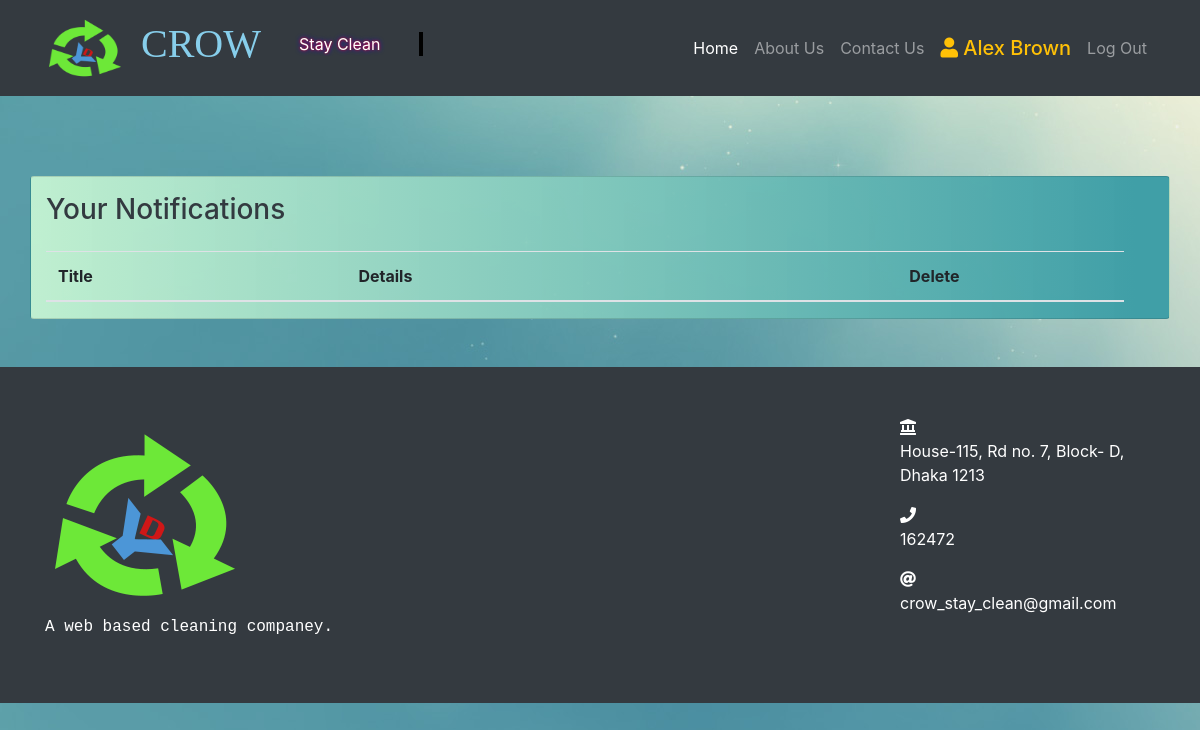
The app's page /notifications/9/ (signed in), older data.
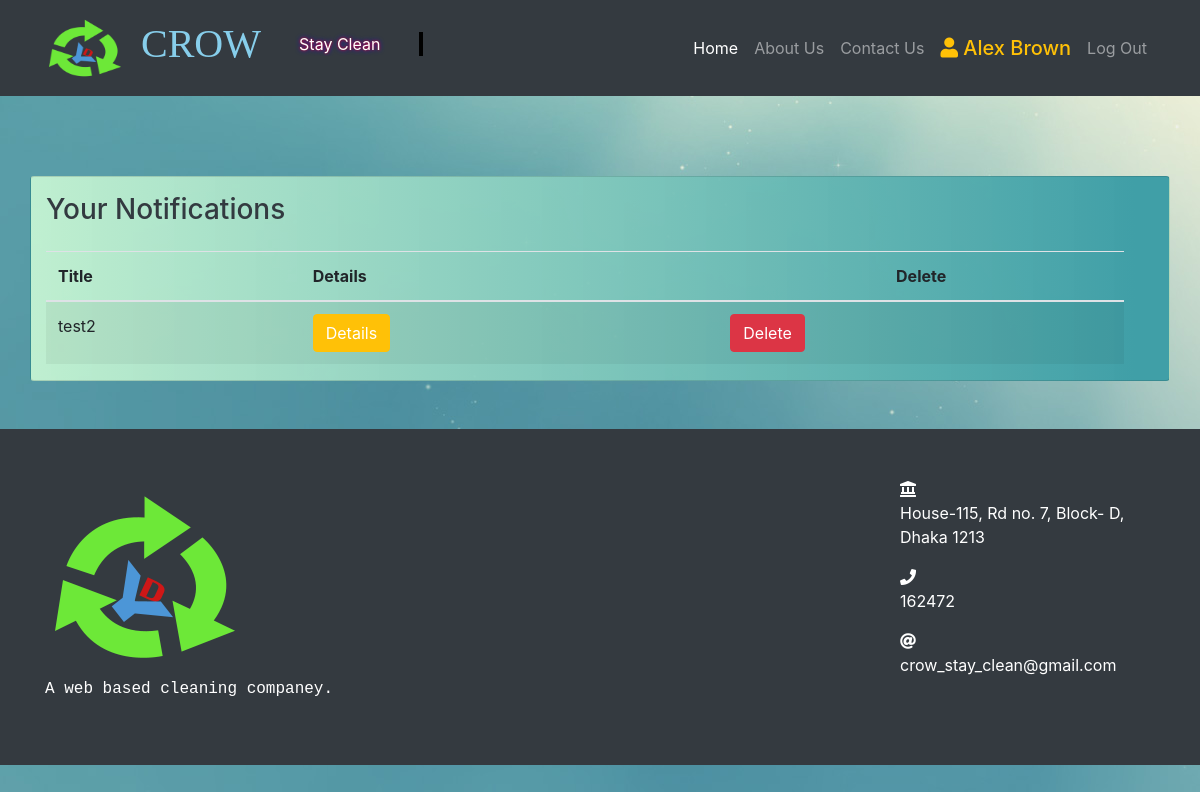
The same page, newer data.
### compain_and_notification/models.py (models this page shows, shortened)
class Notification(models.Model):
    author = models.ForeignKey(
        settings.AUTH_USER_MODEL,
        on_delete=models.CASCADE,
    )
    title=models.CharField(max_length=100,null=False)
    desc=models.TextField(max_length=300,null=False)

### compain_and_notification/views.py (the view)
# urls.py: path('notifications/<int:id>/',NotificationView,name="notifications"),
@login_required
def NotificationView(request,id=None):
    context=dict()
    notifications=Notification.objects.filter(author=request.user)
    context['notifications']=notifications
    return render(request,'notifications.html',context)

### templates/notifications.html (shortened to what this page needs)
{% extends 'base.html' %}
{% load static %}
{% block CSS %}
<link rel="stylesheet" href="{% static 'custom/css/notificatins.css' %}">
{% endblock CSS%}
{% block content %}
<div class="user_profile my-5">
    <div class="container card profile_card">
        <div class="row container">
            <div class="row my-3">
                <div class="col">
                    <h3 class="text-center">Your Notifications </h3>
                </div>
            </div>
            <table class="table table-striped custab">
                <thead>
                    <tr>
                        <th>Title</th>
                        <th>Details</th>
                        <th class="text-center">Delete</th>
                    </tr>
                </thead>
                <tbody>
                    {% for notification in notifications %}
                    <tr>
                        <td>{{notification.title}}</td>
                        <td class=""><a class='btn btn-warning btn-xs' href="{% url 'notification_details' notification.id %}">Details</a></td>
                        <td class=""><a href="{% url 'delete_notification' notification.id %}" class="btn btn-danger btn-xs">Delete</a></td>
                    </tr>
                    {% endfor %}
                </tbody>
            </table>
        </div>
    </div>
</div>
{% endblock content %}

Row changes from the older to the newer data that the page shows:
added Notification: title "test2"
